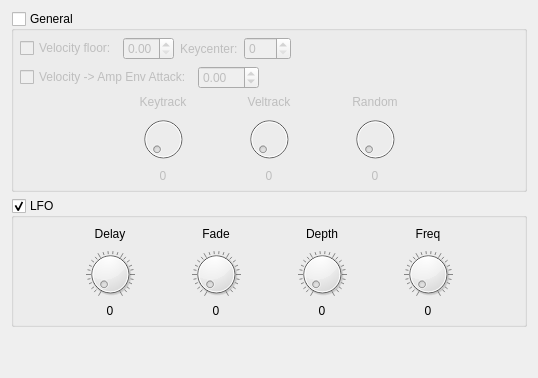
       <widget class="QWidget" name="tabAmp">
        <attribute name="title">
         <string>Amp</string>
        </attribute>
        <layout class="QGridLayout" name="gridLayout_4">
         <item row="0" column="0">
          <widget class="QGroupBox" name="gbxAmpGeneral">
           <property name="title">
            <string>General</string>
           </property>
           <property name="checkable">
            <bool>true</bool>
           </property>
           <property name="checked">
            <bool>false</bool>
           </property>
           <layout class="QGridLayout" name="layAmpGeneral">
            <property name="sizeConstraint">
             <enum>QLayout::SetNoConstraint</enum>
            </property>
            <property name="leftMargin">
             <number>6</number>
            </property>
            <property name="topMargin">
             <number>6</number>
            </property>
            <property name="rightMargin">
             <number>6</number>
            </property>
            <property name="bottomMargin">
             <number>6</number>
            </property>
            <item row="6" column="0" rowspan="2" colspan="2">
             <layout class="QGridLayout" name="layAmpKeyVeltrackRandom">
              <property name="sizeConstraint">
               <enum>QLayout::SetNoConstraint</enum>
              </property>
              <item row="0" column="2">
               <widget class="QLabel" name="lblAmpVeltrack">
                <property name="text">
                 <string>Veltrack</string>
                </property>
                <property name="alignment">
                 <set>Qt::AlignCenter</set>
                </property>
               </widget>
              </item>
              <item row="0" column="1">
               <widget class="QLabel" name="lblAmpKeytrack">
                <property name="text">
                 <string>Keytrack</string>
                </property>
                <property name="alignment">
                 <set>Qt::AlignCenter</set>
                </property>
               </widget>
              </item>
              <item row="2" column="3">
               <widget class="QLabel" name="lblAmpRandomVal">
                <property name="text">
                 <string>0</string>
                </property>
                <property name="alignment">
                 <set>Qt::AlignCenter</set>
                </property>
               </widget>
              </item>
              <item row="1" column="2">
               <widget class="QDial" name="knbAmpVeltrack">
                <property name="maximumSize">
                 <size>
                  <width>16777215</width>
                  <height>48</height>
                 </size>
                </property>
               </widget>
              </item>
              <item row="1" column="3">
               <widget class="QDial" name="knbAmpRandom">
                <property name="maximumSize">
                 <size>
                  <width>16777215</width>
                  <height>48</height>
                 </size>
                </property>
               </widget>
              </item>
              <item row="1" column="1">
               <widget class="QDial" name="knbAmpKeytrack">
                <property name="maximumSize">
                 <size>
                  <width>16777215</width>
                  <height>48</height>
                 </size>
                </property>
               </widget>
              </item>
              <item row="2" column="2">
               <widget class="QLabel" name="lblAmpVeltrackVal">
                <property name="text">
                 <string>0</string>
                </property>
                <property name="alignment">
                 <set>Qt::AlignCenter</set>
                </property>
               </widget>
              </item>
              <item row="1" column="0">
               <spacer name="hspAmpL">
                <property name="orientation">
                 <enum>Qt::Horizontal</enum>
                </property>
                <property name="sizeHint" stdset="0">
                 <size>
                  <width>40</width>
                  <height>20</height>
                 </size>
                </property>
               </spacer>
              </item>
              <item row="0" column="3">
               <widget class="QLabel" name="lblAmpRandom">
                <property name="text">
                 <string>Random</string>
                </property>
                <property name="alignment">
                 <set>Qt::AlignCenter</set>
                </property>
               </widget>
              </item>
              <item row="2" column="1">
               <widget class="QLabel" name="lblAmpKeytrackVal">
                <property name="text">
                 <string>0</string>
                </property>
                <property name="alignment">
                 <set>Qt::AlignCenter</set>
                </property>
               </widget>
              </item>
              <item row="1" column="4">
               <spacer name="hspAmpR">
                <property name="orientation">
                 <enum>Qt::Horizontal</enum>
                </property>
                <property name="sizeHint" stdset="0">
                 <size>
                  <width>40</width>
                  <height>20</height>
                 </size>
                </property>
               </spacer>
              </item>
             </layout>
            </item>
            <item row="2" column="0" colspan="2">
             <layout class="QHBoxLayout" name="layAmpVelAttack">
              <property name="sizeConstraint">
               <enum>QLayout::SetNoConstraint</enum>
              </property>
              <item>
               <widget class="QCheckBox" name="chkAmpVelAttack">
                <property name="text">
                 <string>Velocity -&gt; Amp Env Attack:</string>
                </property>
               </widget>
              </item>
              <item>
               <widget class="QDoubleSpinBox" name="sbxAmpVelAttack">
                <property name="inputMethodHints">
                 <set>Qt::ImhDigitsOnly</set>
                </property>
                <property name="minimum">
                 <double>-99.989999999999995</double>
                </property>
                <property name="singleStep">
                 <double>0.010000000000000</double>
                </property>
               </widget>
              </item>
              <item>
               <spacer name="hspAmpVelAttack">
                <property name="orientation">
                 <enum>Qt::Horizontal</enum>
                </property>
                <property name="sizeHint" stdset="0">
                 <size>
                  <width>40</width>
                  <height>20</height>
                 </size>
                </property>
               </spacer>
              </item>
             </layout>
            </item>
            <item row="1" column="0" colspan="2">
             <layout class="QHBoxLayout" name="layAmpVelFloor">
              <property name="sizeConstraint">
               <enum>QLayout::SetNoConstraint</enum>
              </property>
              <item>
               <widget class="QCheckBox" name="chkAmpVelFloor">
                <property name="text">
                 <string>Velocity floor:</string>
                </property>
               </widget>
              </item>
              <item>
               <widget class="QDoubleSpinBox" name="sbxAmpVelFloor">
                <property name="sizePolicy">
                 <sizepolicy hsizetype="Minimum" vsizetype="Fixed">
                  <horstretch>0</horstretch>
                  <verstretch>0</verstretch>
                 </sizepolicy>
                </property>
                <property name="sizeIncrement">
                 <size>
                  <width>0</width>
                  <height>0</height>
                 </size>
                </property>
                <property name="baseSize">
                 <size>
                  <width>0</width>
                  <height>0</height>
                 </size>
                </property>
                <property name="maximum">
                 <double>1.000000000000000</double>
                </property>
                <property name="singleStep">
                 <double>0.010000000000000</double>
                </property>
               </widget>
              </item>
              <item>
               <widget class="QLabel" name="lblAmpKeycenter">
                <property name="text">
                 <string>Keycenter:</string>
                </property>
               </widget>
              </item>
              <item>
               <widget class="QSpinBox" name="sbxAmpKeycenter">
                <property name="maximum">
                 <number>127</number>
                </property>
               </widget>
              </item>
              <item>
               <spacer name="hspAmpVelFloor">
                <property name="orientation">
                 <enum>Qt::Horizontal</enum>
                </property>
                <property name="sizeType">
                 <enum>QSizePolicy::MinimumExpanding</enum>
                </property>
                <property name="sizeHint" stdset="0">
                 <size>
                  <width>50</width>
                  <height>20</height>
                 </size>
                </property>
               </spacer>
              </item>
             </layout>
            </item>
           </layout>
          </widget>
         </item>
         <item row="2" column="0">
          <spacer name="vspAmp">
           <property name="orientation">
            <enum>Qt::Vertical</enum>
           </property>
           <property name="sizeHint" stdset="0">
            <size>
             <width>20</width>
             <height>40</height>
            </size>
           </property>
          </spacer>
         </item>
         <item row="1" column="0">
          <widget class="QGroupBox" name="gbxAmpLfo">
           <property name="title">
            <string>LFO</string>
           </property>
           <property name="checkable">
            <bool>true</bool>
           </property>
           <layout class="QGridLayout" name="layAmpLfo">
            <property name="sizeConstraint">
             <enum>QLayout::SetNoConstraint</enum>
            </property>
            <property name="leftMargin">
             <number>6</number>
            </property>
            <property name="topMargin">
             <number>6</number>
            </property>
            <property name="rightMargin">
             <number>6</number>
            </property>
            <property name="bottomMargin">
             <number>6</number>
            </property>
            <item row="1" column="3">
             <widget class="QDial" name="knbAmpLfoDepth">
              <property name="maximumSize">
               <size>
                <width>16777215</width>
                <height>48</height>
               </size>
              </property>
              <property name="notchesVisible">
               <bool>true</bool>
              </property>
             </widget>
            </item>
            <item row="2" column="2">
             <widget class="QLabel" name="lblAmpLfoFadeVal">
              <property name="text">
               <string>0</string>
              </property>
              <property name="alignment">
               <set>Qt::AlignCenter</set>
              </property>
             </widget>
            </item>
            <item row="1" column="2">
             <widget class="QDial" name="knbAmpLfoFade">
              <property name="maximumSize">
               <size>
                <width>16777215</width>
                <height>48</height>
               </size>
              </property>
              <property name="notchesVisible">
               <bool>true</bool>
              </property>
             </widget>
            </item>
            <item row="1" column="4">
             <widget class="QDial" name="knbAmpLfoFreq">
              <property name="maximumSize">
               <size>
                <width>16777215</width>
                <height>48</height>
               </size>
              </property>
              <property name="notchesVisible">
               <bool>true</bool>
              </property>
             </widget>
            </item>
            <item row="2" column="3">
             <widget class="QLabel" name="lblAmpLfoDepthVal">
              <property name="text">
               <string>0</string>
              </property>
              <property name="alignment">
               <set>Qt::AlignCenter</set>
              </property>
             </widget>
            </item>
            <item row="2" column="1">
             <widget class="QLabel" name="lblAmpLfoDelayVal">
              <property name="text">
               <string>0</string>
              </property>
              <property name="alignment">
               <set>Qt::AlignCenter</set>
              </property>
             </widget>
            </item>
            <item row="0" column="0">
             <spacer name="hspAmpLfoL">
              <property name="orientation">
               <enum>Qt::Horizontal</enum>
              </property>
              <property name="sizeHint" stdset="0">
               <size>
                <width>40</width>
                <height>20</height>
               </size>
              </property>
             </spacer>
            </item>
            <item row="0" column="3">
             <widget class="QLabel" name="lblAmpLfoDepth">
              <property name="sizePolicy">
               <sizepolicy hsizetype="Expanding" vsizetype="Preferred">
                <horstretch>0</horstretch>
                <verstretch>0</verstretch>
               </sizepolicy>
              </property>
              <property name="text">
               <string>Depth</string>
              </property>
              <property name="alignment">
               <set>Qt::AlignCenter</set>
              </property>
             </widget>
            </item>
            <item row="0" column="4">
             <widget class="QLabel" name="lblAmpLfoFreq">
              <property name="sizePolicy">
               <sizepolicy hsizetype="Expanding" vsizetype="Preferred">
                <horstretch>0</horstretch>
                <verstretch>0</verstretch>
               </sizepolicy>
              </property>
              <property name="text">
               <string>Freq</string>
              </property>
              <property name="alignment">
               <set>Qt::AlignCenter</set>
              </property>
             </widget>
            </item>
            <item row="0" column="2">
             <widget class="QLabel" name="lblAmpLfoFade">
              <property name="sizePolicy">
               <sizepolicy hsizetype="Expanding" vsizetype="Preferred">
                <horstretch>0</horstretch>
                <verstretch>0</verstretch>
               </sizepolicy>
              </property>
              <property name="text">
               <string>Fade</string>
              </property>
              <property name="alignment">
               <set>Qt::AlignCenter</set>
              </property>
             </widget>
            </item>
            <item row="2" column="4">
             <widget class="QLabel" name="lblAmpLfoFreqVal">
              <property name="text">
               <string>0</string>
              </property>
              <property name="alignment">
               <set>Qt::AlignCenter</set>
              </property>
             </widget>
            </item>
            <item row="1" column="1">
             <widget class="QDial" name="knbAmpLfoDelay">
              <property name="maximumSize">
               <size>
                <width>16777215</width>
                <height>48</height>
               </size>
              </property>
              <property name="notchesVisible">
               <bool>true</bool>
              </property>
             </widget>
            </item>
            <item row="0" column="5">
             <spacer name="hspAmpLfoR">
              <property name="orientation">
               <enum>Qt::Horizontal</enum>
              </property>
              <property name="sizeHint" stdset="0">
               <size>
                <width>40</width>
                <height>20</height>
               </size>
              </property>
             </spacer>
            </item>
            <item row="0" column="1">
             <widget class="QLabel" name="lblAmpLfoDelay">
              <property name="sizePolicy">
               <sizepolicy hsizetype="Expanding" vsizetype="Preferred">
                <horstretch>0</horstretch>
                <verstretch>0</verstretch>
               </sizepolicy>
              </property>
              <property name="text">
               <string>Delay</string>
              </property>
              <property name="alignment">
               <set>Qt::AlignCenter</set>
              </property>
             </widget>
            </item>
           </layout>
          </widget>
         </item>
        </layout>
       </widget>
